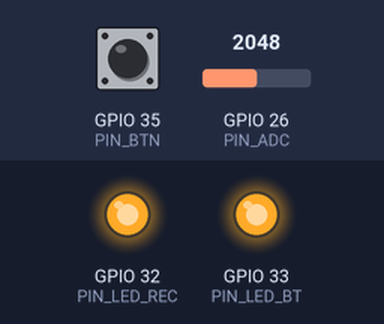
The sketch below on a simulated ESP32. Shown: output pins drawn as LEDs (lit = HIGH). The test bench sets the inputs (shaded band); at power-on: GPIO 35 (PIN_BTN) HIGH, GPIO 26 (PIN_ADC) = 2048 (analog values on the 0–4095 scale). Random numbers use the default seed unless the sketch sets one; nothing arrives over Bluetooth unless stated; what the sketch prints to the serial monitor is not drawn.

Above: at 1.2 s.
1.3 s: GPIO 35 (PIN_BTN) pulled LOW for 0.15 s
At 2.1 s:
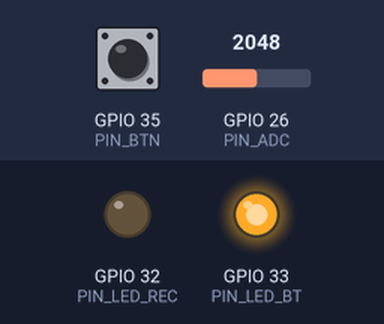
2.9 s: GPIO 35 (PIN_BTN) pulled LOW for 1 s
At 3.8 s:
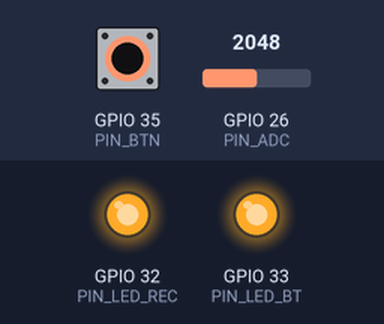
5.4 s: GPIO 35 (PIN_BTN) pulled LOW for 3.2 s
At 6.4 s:
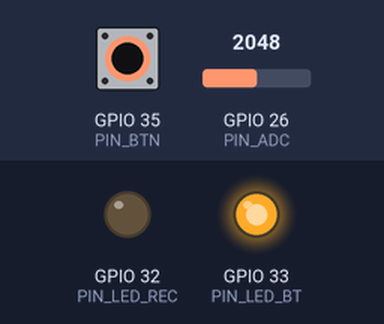
Timing chart, 0 to 8.4 s (numbered marks = the images above; inputs shaded):
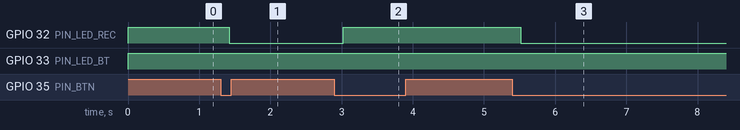

Measured:
- after the input at 1.3 s, GPIO 32 (PIN_LED_REC): HIGH → LOW after 0.12 s
- after the input at 2.9 s, GPIO 32 (PIN_LED_REC): LOW → HIGH after 0.12 s
- after the input at 5.4 s, GPIO 32 (PIN_LED_REC): HIGH → LOW after 0.12 s

The sketch:

Final_MCU_code_with_Filtering.ino
```cpp
/*
 * BMET2922 Wearable PPG – ESP32 Bluetooth SPP sender (Final, Min/Max Threshold for Plotter)
 *   - Serial plotter output: raw + min/max threshold (for visual adaptation)
 *   - Advanced filtering/EMA+std threshold for beat detection/BPM (unchanged)
 *   - Bluetooth NDJSON packets for BMET2922 Python GUI
 *   - BT LED blinks when disconnected, solid when connected
 *   - REC LED on only when recording
 *   - Button toggles recording (debounced with 5 stable counts)
 */
#include <Arduino.h>                           // Include Arduino core functions for ESP32
#include "BluetoothSerial.h"                   // Include Bluetooth Serial library for ESP32

BluetoothSerial SerialBT;                     // Instantiate Bluetooth Serial object

// ============ Hardware pins ============
#define PIN_ADC     26                        // GPIO26, analog input connected to pulse sensor output
#define PIN_BTN     35                        // GPIO35, push-button input (active LOW, pulled-up internally)
#define PIN_LED_BT  33                        // GPIO33, LED indicating Bluetooth connection status
#define PIN_LED_REC 32                        // GPIO32, LED indicating recording status

#define DEVICE_NAME "ESP32_PPG"               // Bluetooth device name advertised to host devices

// ========== Signal processing config ==========
#define SAMPLE_HZ        50                    // Sampling frequency in Hz (50 samples/second)
#define PKT_HZ           1                     // Full data packet transmission rate in Hz (1 packet/second)
#define BPM_BROADCAST_HZ 5                     // BPM-only update rate in Hz (5 updates/second)
#define MIN_PEAK_INTERVAL 300                  // Minimum allowable peak interval in ms (~200 bpm max from exercise or stress-induced rates)
#define MAX_PEAK_INTERVAL 2000                 // Maximum allowable peak interval in ms (~30 bpm min from bradycardia)
#define HP_CUTOFF_HZ     0.3f                  // High-pass filter cutoff frequency in Hz for baseline wander removal
#define LP_CUTOFF_HZ     5.0f                  // Low-pass filter cutoff frequency in Hz for noise reduction
#define EMA_WINDOW_SEC   5.0f                  // Length of EMA (exponential moving average) window in seconds
#define THR_K            1.0f                  // Scaling factor for adaptive threshold calculation
#define LOW_AMP_THRESH   40                    // Threshold for detecting low amplitude signal (flagging)

// ============ Button Debounce variables =========
static uint32_t lastDebounceSample = 0;
const int DEBOUNCE_INTERVAL_MS = 20;     // Button sampled every 20 ms

// ========== Buffers and state variables ==========
static char jsonBuf[640], tmpBuf[48];          // Buffers for composing JSON strings to send over Bluetooth
volatile uint16_t seq = 0;                      // Sequence number incremented for each full data packet
uint32_t lastSampleMs = 0, lastPktMs = 0, lastBpmMs = 0; // Timing markers for sampling and transmissions
int samples[50], sampIdx = 0;                   // Circular buffer storing raw samples collected in last second

// Filtering internal state variables
float dt_s = 1.0f / SAMPLE_HZ;                  // Sampling interval duration in seconds
float a_hp = 0.0f, hp_y_prev = 0.0f, hp_x_prev = 0.0f;    // High-pass filter smoothing factor and history variables
float a_lp = 0.0f, lp_y_prev = 0.0f;             // Low-pass filter smoothing factor and previous filtered value

// EMA state for adaptive thresholding of filtered signal
float emaMean = NAN, emaVar = 0.0f, emaAlpha = 0.0f;

// Beat detection variables for peak tracking
float filtPrev = 0.0f; bool aboveThr = false;    // Last filtered sample and whether signal is currently above threshold
float candPeak = 0.0f; uint32_t candStartMs = 0, lastPeakMs = 0; // Candidate peak amplitude and timing, last beat occurrence time
float filtMin = 1e9f, filtMax = -1e9f;           // Track min/max filtered signal amplitude for amplitude check

// Button state and debounce variables (with 5-stable count debounce logic)
bool recording = false;                           // Flag indicating whether recording mode is active
static int stableCount = 0;                       // Counter for consecutive stable button reads
static int lastReading = HIGH;                    // Last raw digital reading of button input
static int debouncedState = HIGH;                 // Current debounced button state

// For visual adaptive threshold via min/max on raw samples
static int runningMin = 4095, runningMax = 0;     // Min and max raw ADC values over recent samples for threshold visualization

// --- Helper Functions ---

// Read raw analog sensor value from specified ADC pin
static inline int read_ppg() {
  return analogRead(PIN_ADC);
}

// Send JSON string line via Bluetooth serial port ending with newline
static inline void bt_write_line(const char* s) {
  SerialBT.write((const uint8_t*)s, strlen(s));  // Send JSON text bytes
  SerialBT.write('\n');                           // Send newline character as delimiter
}

// Update EMA mean and variance using current filtered value x
static inline void ema_update(float x) {
  if (isnan(emaMean)) {                           // Initialize EMA on first call
    emaMean = x;
    emaVar = 0.0f;
    return;
  }
  float d = x - emaMean;                          // Difference from current mean
  emaMean += emaAlpha * d;                        // Update mean with smoothing factor
  emaVar = (1.0f - emaAlpha) * emaVar + emaAlpha * d * d;  // Update variance accordingly
}

// --- Setup Function ---

void setup() {
  Serial.begin(115200);                           // Open USB serial for debug and serial plotter output
  analogReadResolution(12);                       // Setup ADC to use 12-bit resolution (0-4095)
  analogSetAttenuation(ADC_11db);                 // Set analog input attenuation to support wider voltage range

  pinMode(PIN_BTN, INPUT_PULLUP);                 // Configure pushbutton input as input with internal pull-up resistor
  pinMode(PIN_LED_BT, OUTPUT);                     // Bluetooth status LED as output
  pinMode(PIN_LED_REC, OUTPUT);                    // Recording status LED as output
  digitalWrite(PIN_LED_BT, LOW);                   // Initialize Bluetooth LED to OFF
  digitalWrite(PIN_LED_REC, LOW);                  // Initialize recording LED to OFF

  // Calculate and set filter smoothing coefficients using cutoff frequencies
  float RC_hp = 1.0f / (2.0f * PI * HP_CUTOFF_HZ); // Time constant for high-pass
  a_hp = RC_hp / (RC_hp + dt_s);                    // HP filter smoothing factor

  float RC_lp = 1.0f / (2.0f * PI * LP_CUTOFF_HZ); // Time constant for low-pass
  a_lp = RC_lp / (RC_lp + dt_s);                    // LP filter smoothing factor

  int windowN = (int)(EMA_WINDOW_SEC * SAMPLE_HZ);  // Compute EMA window size in samples
  if (windowN < 1) windowN = 1;                      // Ensure minimum window size of 1
  emaAlpha = 2.0f / (windowN + 1);                   // Compute EMA smoothing alpha factor

  if (!SerialBT.begin(DEVICE_NAME))                   // Initialize Bluetooth serial with device name
    Serial.println("BT failed to connect.");          // Print error if failed
  else
    Serial.print("BT ready: "), Serial.println(DEVICE_NAME);  // Print success message

  lastSampleMs = lastPktMs = lastBpmMs = millis();   // Initialize timing variables for sampling and packet sending
  randomSeed(esp_random());                           // Initialize random seed (used internally if needed)
}

// --- Main Loop Function ---

void loop() {
  uint32_t now = millis();                            // Get current time in milliseconds

  // --- Button debounce and recording toggle logic (count-based) ---
  if (millis() - lastDebounceSample >= DEBOUNCE_INTERVAL_MS) {   //checks if the 20ms has elasppsed before reading
    lastDebounceSample = millis();

    int currReading = digitalRead(PIN_BTN);
    if (currReading == lastReading) {
        stableCount++;
    } else {
        stableCount = 0;    // Otherwise reset stability counter to zero
    }
    lastReading = currReading;     // Update lastReading for next iteration

    if (stableCount >= 5 && currReading != debouncedState) {  // Makes a stable count of 5 to check a 100 ms stable reading
        debouncedState = currReading;
        if (debouncedState == LOW) {
            recording = !recording;
        }
    }
  }


  // --- Bluetooth LED display logic ---
  if (SerialBT.hasClient()) {                           // If Bluetooth host is connected
    digitalWrite(PIN_LED_BT, HIGH);                     // Turn Bluetooth LED ON solid
  } else {                                              // Otherwise
    static uint32_t lastBlink = 0;
    static bool blinkState = false;
    if (millis() - lastBlink > 500) {                   // Blink LED every 500 ms
      lastBlink = millis();
      blinkState = !blinkState;
      digitalWrite(PIN_LED_BT, blinkState ? HIGH : LOW);
    }
  }

  // --- Recording LED display logic ---
  digitalWrite(PIN_LED_REC, recording ? LOW : HIGH);    // Turn recording LED ON if recording, OFF otherwise (active low LED)

  // --- Signal sampling and processing ---
  if (now - lastSampleMs >= (1000 / SAMPLE_HZ)) {       // Time for next sample based on sample frequency
    lastSampleMs += (1000 / SAMPLE_HZ);                  // Schedule next sample timestamp

    int vRaw = read_ppg();                               // Read raw analog sensor value
    samples[sampIdx] = vRaw;                             // Store sample into circular buffer
    sampIdx = (sampIdx + 1) % 50;                        // Update sample buffer index with wrap-around

    // Apply bandpass filtering (cascade of HP then LP)
    float x = (float)vRaw;                               // Cast raw integer to float for digital filter math
    float hp_y = a_hp * (hp_y_prev + x - hp_x_prev);    // High-pass filter output
    hp_x_prev = x; hp_y_prev = hp_y;                     // Store state for next filter cycle
    float y = a_lp * lp_y_prev + (1.0f - a_lp) * hp_y;  // Low-pass filter output
    lp_y_prev = y;                                       // Save LP filter state

    // Track filtered amplitude for quality check
    if (y < filtMin) filtMin = y;
    if (y > filtMax) filtMax = y;

    // Calculate adaptive threshold for serial plotter visualization only (min/max threshold)
    if (vRaw < runningMin) runningMin = vRaw;
    if (vRaw > runningMax) runningMax = vRaw;
    int thresholdRaw = (int)(runningMin * 0.4 + runningMax * 0.6);

    // Output raw sample and threshold to serial plotter (CSV format)
    Serial.print(vRaw);
    Serial.print(",");
    Serial.println(thresholdRaw);

    // Reset running min/max after one second (50 samples)
    if (sampIdx == 0) {
      runningMin = 4095;
      runningMax = 0;
    }

    // Compute adaptive threshold based on EMA mean and stddev for peak detection and BPM calculation
    ema_update(y);
    float stdE = sqrtf(max(emaVar, 1e-6f));
    float thr = emaMean + THR_K * stdE;

    // Detect pulse peaks via threshold crossing and slope criteria
    float dv = y - filtPrev;
    if (!aboveThr && (y >= thr) && (dv > 0)) {
      aboveThr = true;
      candPeak = y;
      candStartMs = now;
    } else if (aboveThr) {
      if (y > candPeak) candPeak = y;
      if ((dv <= 0) || (now - candStartMs > MAX_PEAK_INTERVAL)) {
        uint32_t dt = now - lastPeakMs;
        if (dt > MIN_PEAK_INTERVAL && dt < MAX_PEAK_INTERVAL) {
          float currBpm = 60000.0f / dt;
          static float bpmLPF = NAN;
          if (isnan(bpmLPF)) bpmLPF = currBpm;
          else bpmLPF = bpmLPF + 0.3f * (currBpm - bpmLPF);
          lastPeakMs = now;
        }
        aboveThr = false;
      }
    }
    filtPrev = y;
  }

  // --- Update filtered BPM for broadcasting ---
  static float bpmInst = NAN, bpmLPF = NAN;
  {
    static uint32_t lastSeenPeak = 0, prevPeak = 0;
    if (lastPeakMs != 0 && lastPeakMs != lastSeenPeak) {
      if (prevPeak != 0) {
        uint32_t dt = lastPeakMs - prevPeak;
        if (dt > MIN_PEAK_INTERVAL && dt < MAX_PEAK_INTERVAL) {
          float currBpm = 60000.0f / dt;
          bpmInst = currBpm;
          if (isnan(bpmLPF)) bpmLPF = currBpm;
          else bpmLPF = bpmLPF + 0.3f * (currBpm - bpmLPF);
        }
      }
      prevPeak = lastPeakMs;
      lastSeenPeak = lastPeakMs;
    } else if (lastPeakMs && (millis() - lastPeakMs > MAX_PEAK_INTERVAL)) {
      bpmInst = NAN;
    }
  }

  // --- Send simple BPM JSON packet at 5 Hz to Bluetooth ---
  if (recording && (now - lastBpmMs >= (1000 / BPM_BROADCAST_HZ))) {
    lastBpmMs += (1000 / BPM_BROADCAST_HZ);
    float outBpm = isnan(bpmLPF) ? 0.0f : bpmLPF;
    int n = snprintf(jsonBuf, sizeof(jsonBuf), "{\"bpm\":%.1f}", outBpm);
    if (n > 0 && n < (int)sizeof(jsonBuf))
      bt_write_line(jsonBuf);
  }

  // --- Send full data packet at 1 Hz with samples and status flags ---
  if (recording && (now - lastPktMs >= (1000 / PKT_HZ))) {
    lastPktMs += (1000 / PKT_HZ);
    uint16_t flags = 0;
    if (debouncedState == LOW) flags |= 0x01;           // Button pressed flag
    if ((filtMax - filtMin) < LOW_AMP_THRESH) flags |= 0x02; // Low amplitude signal flag
    if (recording) flags |= 0x04;                        // Recording flag

    float outBpm = isnan(bpmLPF) ? 0.0f : bpmLPF;    //checks if the BPM is not a number and sets outBPM to 0 accordingly
    int written = snprintf(jsonBuf, sizeof(jsonBuf), "{\"bpm\":%.1f,\"samples\":[", outBpm);
    if (written <= 0 || written >= (int)sizeof(jsonBuf)) return;       // composes the JSON formatted string into a character buffer jsonbuf, forming the BT packet

    int start = sampIdx;
    for (int i = 0; i < 50; ++i) {      //Include last sample 50 samples in JSON array
      int idx = (start + i) % 50;
      int v = samples[idx];
      int n = snprintf(tmpBuf, sizeof(tmpBuf), (i == 49) ? "%d" : "%d,", v);
      if (written + n + 64 >= (int)sizeof(jsonBuf)) break;     // Ensures buffer has space
      memcpy(jsonBuf + written, tmpBuf, n);
      written += n;
    }
    int n = snprintf(jsonBuf + written, sizeof(jsonBuf) - written, "],\"seq\":%u,\"flags\":%u,\"t_mcu\":%lu}", seq, flags, (unsigned long)now);
    if (n > 0) {
      bt_write_line(jsonBuf);           // Send full packet to BT
      seq++;                            // Increment packet sequence
    }
    filtMin = 1e9f; filtMax = -1e9f;    // Reset min/max for next interval
  }
}
```
